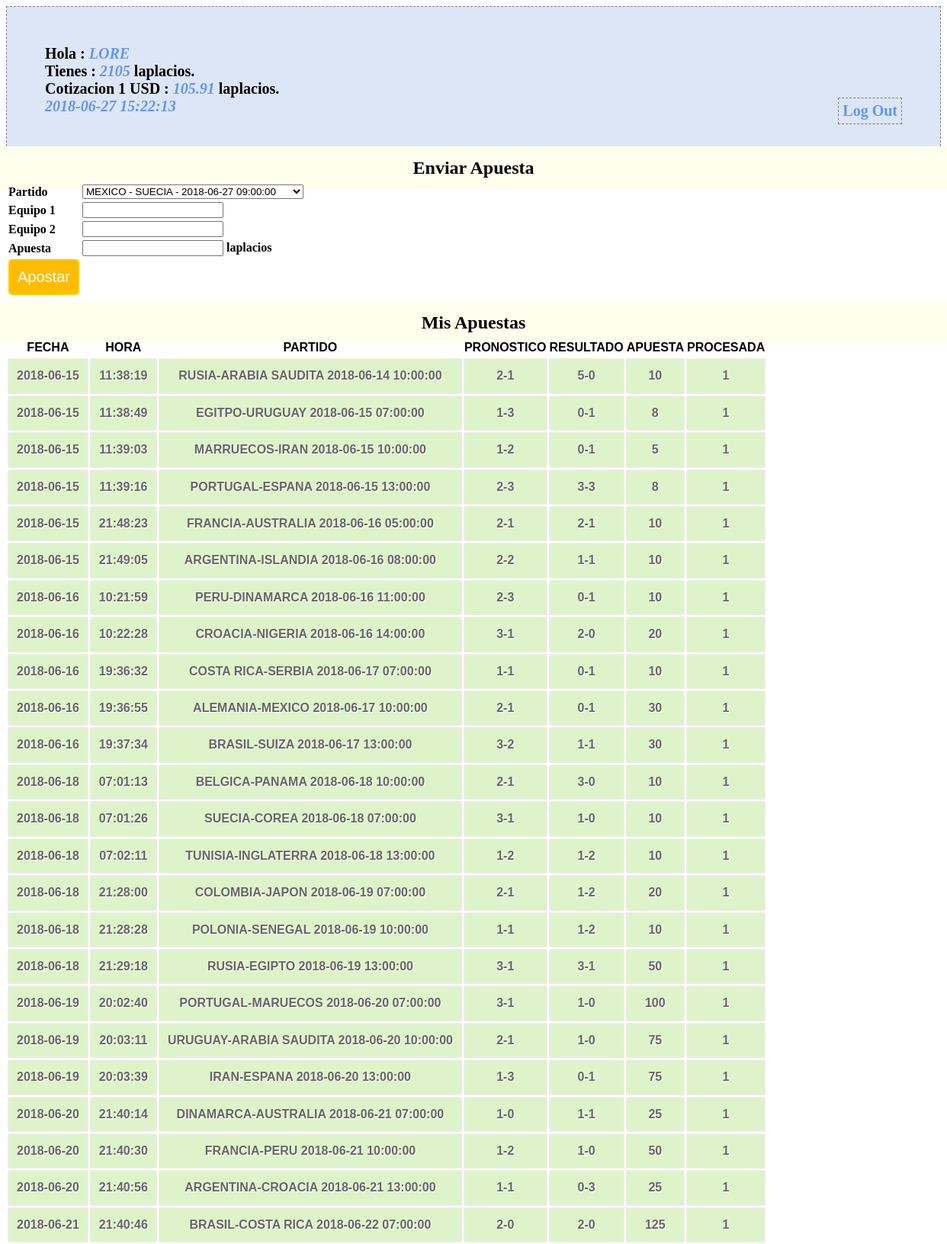
The page /profile.php (signed in, upper part) on the database its author committed.
### tables this page shows
CREATE TABLE `participantes` (
  `id_participante` bigint(20) unsigned NOT NULL AUTO_INCREMENT COMMENT 'id participante',
  `nombre` varchar(60) NOT NULL COMMENT 'nombre participante',
  `saldo` int(11) NOT NULL COMMENT 'valor del saldo',
  `passwd` varchar(10) NOT NULL,
  PRIMARY KEY (`id_participante`),
  UNIQUE KEY `id_participante` (`id_participante`)
);

CREATE TABLE `banco_central_laplacio` (
  `total_laplacios` int(11) NOT NULL,
  `total_dolares` int(11) NOT NULL,
  `reserva` int(11) NOT NULL,
  `impresos` int(11) NOT NULL,
  `cotizacion` float NOT NULL
);

CREATE TABLE `apuestas` (
  `id_apuesta` bigint(20) unsigned NOT NULL AUTO_INCREMENT,
  `id_participante` bigint(20) NOT NULL,
  `id_partido` bigint(20) NOT NULL,
  `apuesta_equipo_1` int(11) NOT NULL,
  `apuesta_equipo_2` int(11) NOT NULL,
  `apuesta_valor` int(11) NOT NULL,
  `apuesta_fecha` date NOT NULL,
  `apuesta_hora` time NOT NULL,
  `procesada` tinyint(1) DEFAULT NULL,
  PRIMARY KEY (`id_apuesta`),
  UNIQUE KEY `id_apuesta` (`id_apuesta`)
);

CREATE TABLE `partidos` (
  `id_partido` bigint(20) unsigned NOT NULL AUTO_INCREMENT,
  `equipo_1` varchar(50) NOT NULL,
  `equipo_2` varchar(50) NOT NULL,
  `fecha` date NOT NULL,
  `hora` time NOT NULL,
  `resultado_equipo_1` int(11) DEFAULT NULL,
  `resultado_equipo_2` int(11) DEFAULT NULL,
  `revisado` tinyint(1) DEFAULT NULL,
  PRIMARY KEY (`id_partido`),
  UNIQUE KEY `id_partido` (`id_partido`)
);

### conn.php (called while the page is built, shortened)
<?php
$connection = mysql_connect("localhost", "laplacios2018", "");
$user_check=$_SESSION['login_user'];
$ses_sql=mysql_query("select id_participante,nombre,saldo from participantes where nombre='$user_check'", $connection);
$row = mysql_fetch_assoc($ses_sql);
$login_session =$row['nombre'];
$login_id = $row['id_participante'];
$login_saldo = $row['saldo'];
?>

### session.php (called while the page is built, shortened)
<?php
require_once('conn.php');
$current_date = date('Y-m-d');
$current_time = date('H:i:s');
$games_query=mysql_query("SELECT DISTINCT id_partido,equipo_1,equipo_2,fecha,hora FROM partidos WHERE fecha >= '$current_date' AND revisado='0'",$connection);
$bets_query=mysql_query("select * from apuestas where id_participante='$login_id'");
$total_banco_prev_query = mysql_query("SELECT * FROM banco_central_laplacio WHERE 1");
$total_banco_prev_row = mysql_fetch_array($total_banco_prev_query);
?>

### profile.php (the view, shortened to what this page needs)
<?php
include('session.php');
?>
<!DOCTYPE html>
<html>
<head>
<link href="style.css" rel="stylesheet" type="text/css">
</head>
<body>
<div id="profile">
<b id="welcome">Hola : <i><?php echo $login_session;?></i></b><br/>
<b>Tienes : <i><?php echo $login_saldo;?></i> laplacios.</b><br/>
<b>Cotizacion 1 USD : <i><?php echo $total_banco_prev_row[4];?></i> laplacios.</b><br/>
<b><i><?php echo $current_date.' '.$current_time; ?></i>
<b id="logout"><a href="logout.php">Log Out</a></b>
</div>
<div>
  <h2>Enviar Apuesta</h2>
  <form id="form" name="form" method="post" action="">
  <table>
    <tr>
      <td>Partido</td>
      <td>
        <select name="id_partido">
          <?php
          while($game = mysql_fetch_array($games_query)) {
            $partido_name = $game[1] . " - " . $game[2] . " - " . $game[3] . " " . $game[4];
            echo '<option value="'.$game[0].'">'.$partido_name.'</option>';
          }
          echo "</select>";
          ?>
      </td>
    </tr>
    <tr>
      <td>Equipo 1</td>
      <td><input id="number" min="0" step="1" type="number" name="apuesta_equipo_1" /></td>
    </tr>
    <tr>
      <td>Equipo 2</td>
      <td><input id="number" min="0" step="1" type="number" name="apuesta_equipo_2" /></td>
    </tr>
    <tr>
      <td>Apuesta</td>
      <td><input id="number" min="0" step="1" type="number" name="apuesta_valor" /> laplacios</td>
    </tr>
    <tr>
      <td><input type="submit" name="submit" id="submit" value="Apostar" /></td>
    </tr>
  </table>
  </form>
</div>
<div class="">
  <h2>Mis Apuestas</h2>
  <table class="table1">
    <thead>
      <tr>
        <th>FECHA</th>
        <th>HORA</th>
        <th>PARTIDO</th>
        <th>PRONOSTICO</th>
        <th>RESULTADO</th>
        <th>APUESTA</th>
        <th>PROCESADA</th>
      </tr>
    </thead>
    <tbody>
    <?php
      while($bet = mysql_fetch_array($bets_query)){
        $g_query = mysql_query("select * from partidos where id_partido='$bet[2]'");
        $g_row = mysql_fetch_array($g_query);
        $match = $g_row[1].'-'.$g_row[2].' '.$g_row[3].' '.$g_row[4];
        $pron = $bet[3].'-'.$bet[4];
        $resultado = $g_row[5].'-'.$g_row[6];
        echo '<tr><td>'.$bet[6].'</td>'.'<td>'.$bet[7].'</td>'.'<td>'.$match.'</td>'.'<td>'.$pron.'</td><td>'.$resultado.'</td><td>'.$bet[5].'</td><td>'.$bet[8].'</td></tr>';
      }
    ?>
    </tbody>
  </table>
</div>
</body>

### style.css (style rules this page uses)
h2 { background-color:#FEFFED; text-align:center; border-radius:10px 10px 0 0; margin:-10px -40px; padding:15px }
input[type=submit] { width:100%; background-color:#FFBC00; color:#fff; border:2px solid #FFCB00; padding:10px; font-size:20px; cursor:pointer; border-radius:5px; margin-bottom:15px }
#profile { padding:50px; border:1px dashed grey; font-size:20px; background-color:#DCE6F7 }
#logout { float:right; padding:5px; border:dashed 1px gray }
a { text-decoration:none; color:#6495ed }
i { color:#6495ed }
table.table1 { font-family: "Trebuchet MS", sans-serif; font-size: 16px; font-weight: bold; line-height: 1.4em; font-style: normal; border-collapse:separate; }
.table1 tbody td { padding:10px; text-align:center; background-color:#DEF3CA; border: 2px solid #E7EFE0; -moz-border-radius:2px; -webkit-border-radius:2px; border-radius:2px; color:#666; text-shadow:1px 1px 1px #fff; }

### rows shown on the page
participantes: nombre "LORE", saldo "2105"
banco_central_laplacio: cotizacion "105.91"
apuestas: apuesta_fecha "2018-06-15", apuesta_hora "11:38:19", id_partido.hora "RUSIA-ARABIA SAUDITA 2018-06-14 10:00:00", pron "2-1", id_partido.resultado_equipo_2 "5-0", apuesta_valor "10", procesada "1"
apuestas: apuesta_fecha "2018-06-15", apuesta_hora "11:38:49", id_partido.hora "EGITPO-URUGUAY 2018-06-15 07:00:00", pron "1-3", id_partido.resultado_equipo_2 "0-1", apuesta_valor "8", procesada "1"
apuestas: apuesta_fecha "2018-06-15", apuesta_hora "11:39:03", id_partido.hora "MARRUECOS-IRAN 2018-06-15 10:00:00", pron "1-2", id_partido.resultado_equipo_2 "0-1", apuesta_valor "5", procesada "1"
apuestas: apuesta_fecha "2018-06-15", apuesta_hora "11:39:16", id_partido.hora "PORTUGAL-ESPANA 2018-06-15 13:00:00", pron "2-3", id_partido.resultado_equipo_2 "3-3", apuesta_valor "8", procesada "1"
apuestas: apuesta_fecha "2018-06-15", apuesta_hora "21:48:23", id_partido.hora "FRANCIA-AUSTRALIA 2018-06-16 05:00:00", pron "2-1", id_partido.resultado_equipo_2 "2-1", apuesta_valor "10", procesada "1"
apuestas: apuesta_fecha "2018-06-15", apuesta_hora "21:49:05", id_partido.hora "ARGENTINA-ISLANDIA 2018-06-16 08:00:00", pron "2-2", id_partido.resultado_equipo_2 "1-1", apuesta_valor "10", procesada "1"
apuestas: apuesta_fecha "2018-06-16", apuesta_hora "10:21:59", id_partido.hora "PERU-DINAMARCA 2018-06-16 11:00:00", pron "2-3", id_partido.resultado_equipo_2 "0-1", apuesta_valor "10", procesada "1"
apuestas: apuesta_fecha "2018-06-16", apuesta_hora "10:22:28", id_partido.hora "CROACIA-NIGERIA 2018-06-16 14:00:00", pron "3-1", id_partido.resultado_equipo_2 "2-0", apuesta_valor "20", procesada "1"
apuestas: apuesta_fecha "2018-06-16", apuesta_hora "19:36:32", id_partido.hora "COSTA RICA-SERBIA 2018-06-17 07:00:00", pron "1-1", id_partido.resultado_equipo_2 "0-1", apuesta_valor "10", procesada "1"
apuestas: apuesta_fecha "2018-06-16", apuesta_hora "19:36:55", id_partido.hora "ALEMANIA-MEXICO 2018-06-17 10:00:00", pron "2-1", id_partido.resultado_equipo_2 "0-1", apuesta_valor "30", procesada "1"
apuestas: apuesta_fecha "2018-06-16", apuesta_hora "19:37:34", id_partido.hora "BRASIL-SUIZA 2018-06-17 13:00:00", pron "3-2", id_partido.resultado_equipo_2 "1-1", apuesta_valor "30", procesada "1"
apuestas: apuesta_fecha "2018-06-18", apuesta_hora "07:01:13", id_partido.hora "BELGICA-PANAMA 2018-06-18 10:00:00", pron "2-1", id_partido.resultado_equipo_2 "3-0", apuesta_valor "10", procesada "1"
apuestas: apuesta_fecha "2018-06-18", apuesta_hora "07:01:26", id_partido.hora "SUECIA-COREA 2018-06-18 07:00:00", pron "3-1", id_partido.resultado_equipo_2 "1-0", apuesta_valor "10", procesada "1"
apuestas: apuesta_fecha "2018-06-18", apuesta_hora "07:02:11", id_partido.hora "TUNISIA-INGLATERRA 2018-06-18 13:00:00", pron "1-2", id_partido.resultado_equipo_2 "1-2", apuesta_valor "10", procesada "1"
apuestas: apuesta_fecha "2018-06-18", apuesta_hora "21:28:00", id_partido.hora "COLOMBIA-JAPON 2018-06-19 07:00:00", pron "2-1", id_partido.resultado_equipo_2 "1-2", apuesta_valor "20", procesada "1"
apuestas: apuesta_fecha "2018-06-18", apuesta_hora "21:28:28", id_partido.hora "POLONIA-SENEGAL 2018-06-19 10:00:00", pron "1-1", id_partido.resultado_equipo_2 "1-2", apuesta_valor "10", procesada "1"
apuestas: apuesta_fecha "2018-06-18", apuesta_hora "21:29:18", id_partido.hora "RUSIA-EGIPTO 2018-06-19 13:00:00", pron "3-1", id_partido.resultado_equipo_2 "3-1", apuesta_valor "50", procesada "1"
apuestas: apuesta_fecha "2018-06-19", apuesta_hora "20:02:40", id_partido.hora "PORTUGAL-MARUECOS 2018-06-20 07:00:00", pron "3-1", id_partido.resultado_equipo_2 "1-0", apuesta_valor "100", procesada "1"
apuestas: apuesta_fecha "2018-06-19", apuesta_hora "20:03:11", id_partido.hora "URUGUAY-ARABIA SAUDITA 2018-06-20 10:00:00", pron "2-1", id_partido.resultado_equipo_2 "1-0", apuesta_valor "75", procesada "1"
apuestas: apuesta_fecha "2018-06-19", apuesta_hora "20:03:39", id_partido.hora "IRAN-ESPANA 2018-06-20 13:00:00", pron "1-3", id_partido.resultado_equipo_2 "0-1", apuesta_valor "75", procesada "1"
apuestas: apuesta_fecha "2018-06-20", apuesta_hora "21:40:14", id_partido.hora "DINAMARCA-AUSTRALIA 2018-06-21 07:00:00", pron "1-0", id_partido.resultado_equipo_2 "1-1", apuesta_valor "25", procesada "1"
apuestas: apuesta_fecha "2018-06-20", apuesta_hora "21:40:30", id_partido.hora "FRANCIA-PERU 2018-06-21 10:00:00", pron "1-2", id_partido.resultado_equipo_2 "1-0", apuesta_valor "50", procesada "1"
apuestas: apuesta_fecha "2018-06-20", apuesta_hora "21:40:56", id_partido.hora "ARGENTINA-CROACIA 2018-06-21 13:00:00", pron "1-1", id_partido.resultado_equipo_2 "0-3", apuesta_valor "25", procesada "1"
apuestas: apuesta_fecha "2018-06-21", apuesta_hora "21:40:46", id_partido.hora "BRASIL-COSTA RICA 2018-06-22 07:00:00", pron "2-0", id_partido.resultado_equipo_2 "2-0", apuesta_valor "125", procesada "1"

### other values the page prints
$current_date "2018-06-27"
$current_time "15:22:13"
form field id_partido "MEXICO - SUECIA - 2018-06-27 09:00:00"
